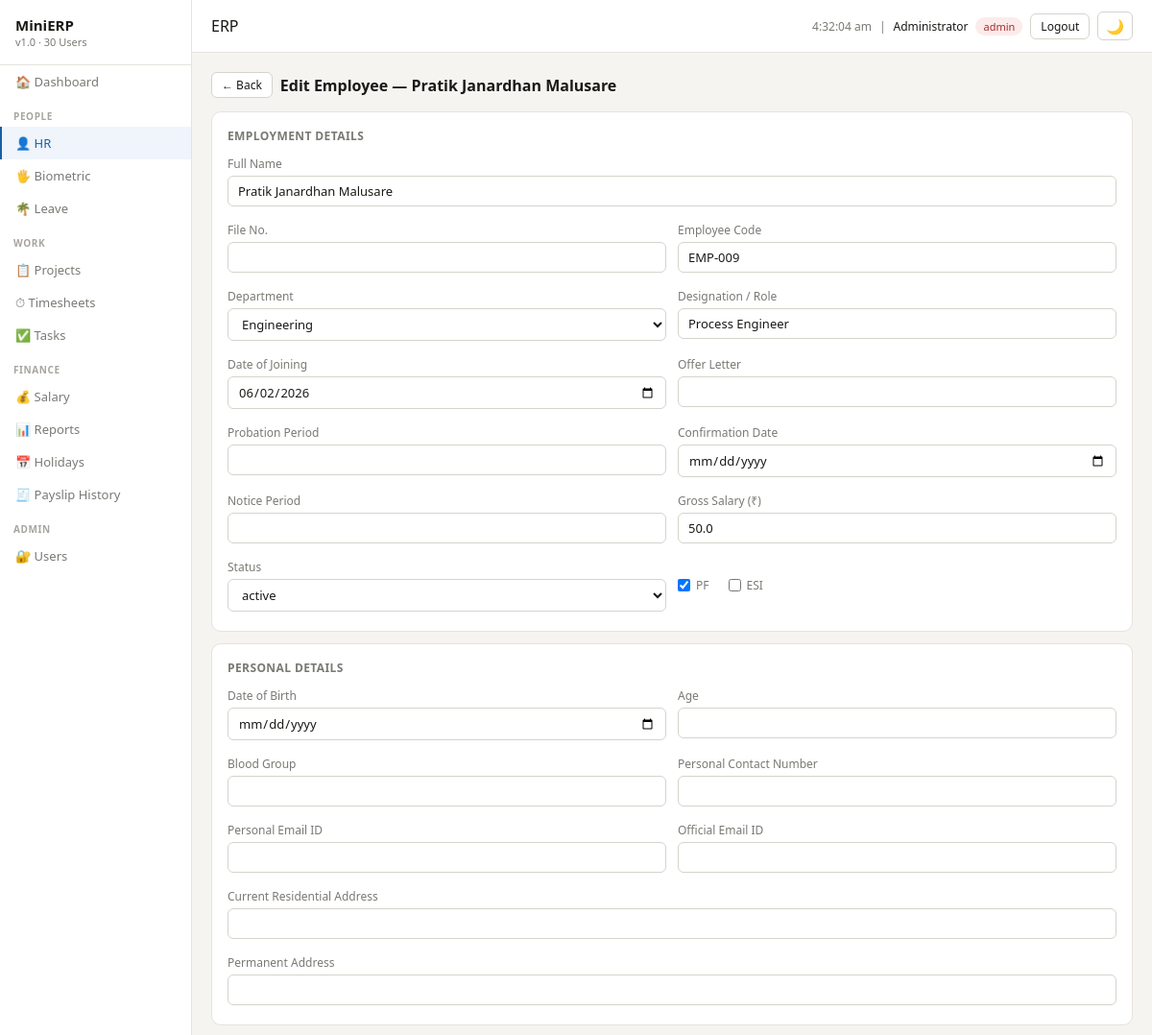
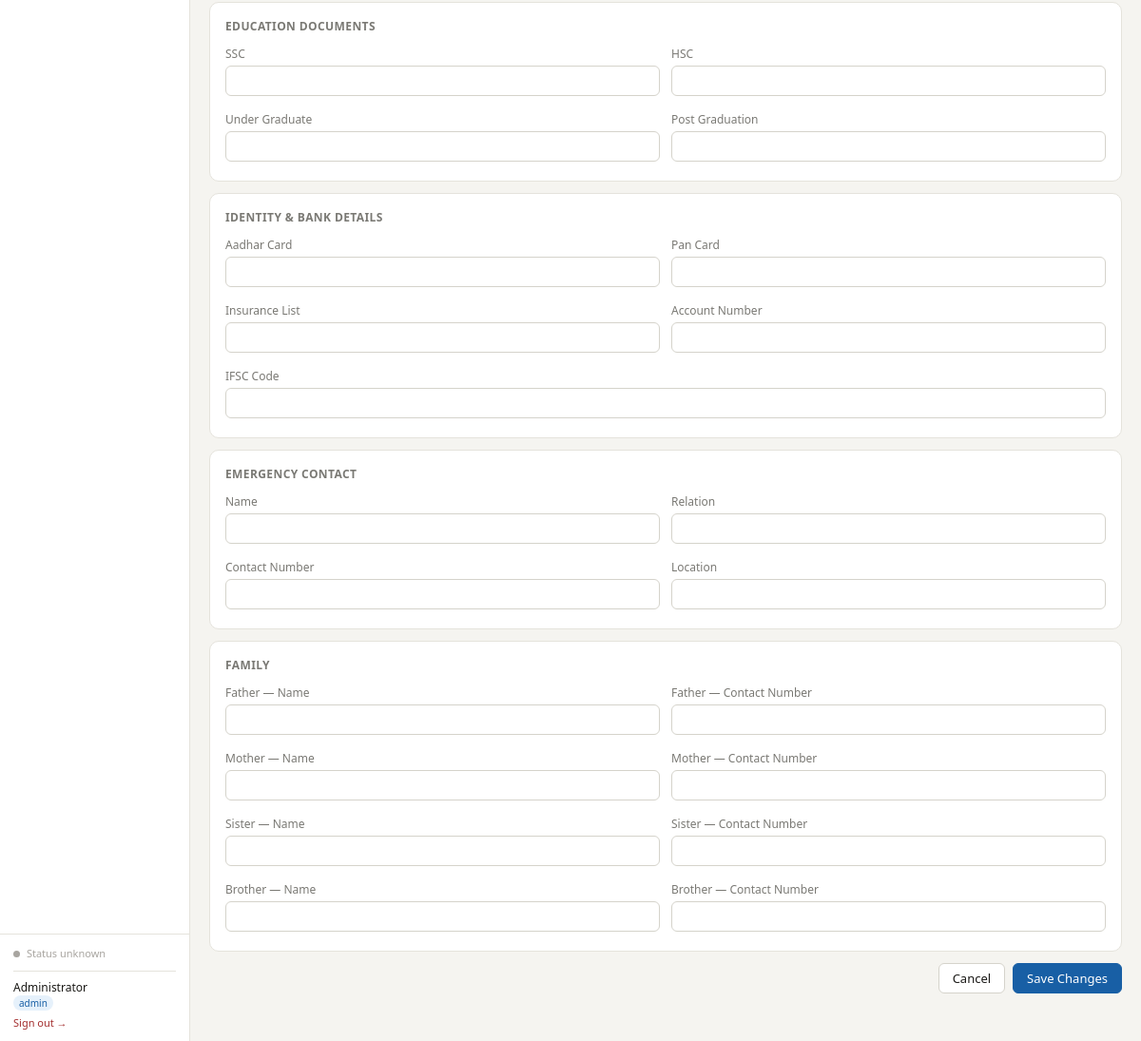
The app's page /hr/edit/9 (signed in) with its own data (2 pictures, top to bottom).
### tables this page shows
CREATE TABLE users (
        id          INTEGER PRIMARY KEY AUTOINCREMENT,
        username    TEXT UNIQUE NOT NULL,
        password    TEXT NOT NULL,
        full_name   TEXT NOT NULL,
        role        TEXT NOT NULL DEFAULT 'user',
        active      INTEGER DEFAULT 1,
        employee_id INTEGER UNIQUE REFERENCES employees(id)
    , must_change_password INTEGER DEFAULT 0, temp_password TEXT);

CREATE TABLE employees (
        id       INTEGER PRIMARY KEY AUTOINCREMENT,
        name     TEXT NOT NULL,
        dept     TEXT NOT NULL,
        role     TEXT NOT NULL,
        join_date TEXT NOT NULL,
        salary   REAL NOT NULL,
        pan      TEXT UNIQUE NOT NULL,
        pf       INTEGER DEFAULT 1,
        esi      INTEGER DEFAULT 0,
        status   TEXT DEFAULT 'active'
    , employee_code TEXT, essl_user_id TEXT, file_no TEXT, dob TEXT, age INTEGER, blood_group TEXT, probation_period TEXT, confirmation_date TEXT, notice_period TEXT, personal_contact TEXT, personal_email TEXT, official_email TEXT, current_address TEXT, permanent_address TEXT, offer_letter TEXT, aadhar_card TEXT, pan_card_note TEXT, insurance_list TEXT, account_number TEXT, ifsc_code TEXT, edu_ssc TEXT, edu_hsc TEXT, edu_ug TEXT, edu_pg TEXT, emergency_name TEXT, emergency_relation TEXT, emergency_contact TEXT, emergency_location TEXT, father_name TEXT, father_contact TEXT, mother_name TEXT, mother_contact TEXT, sister_name TEXT, sister_contact TEXT, brother_name TEXT, brother_contact TEXT);

### modules/hr.py (the view, shortened to what this page needs)
@hr_bp.route("/edit/<int:emp_id>", methods=["GET","POST"])
@roles_required("admin","hr")
def edit(emp_id):
    conn = get_conn()
    emp  = conn.execute("SELECT * FROM employees WHERE id=?", (emp_id,)).fetchone()
    if not emp:
        flash("Employee not found.", "error")
        return redirect(url_for("hr.index"))
    conn.close()
    return render_template("hr_edit.html", emp=emp)

### templates/hr_edit.html
{% extends "base.html" %}
{% set active = "hr" %}
{% block content %}
<div class="flex" style="margin-bottom:14px">
  <a href="/hr" class="btn btn-sm">← Back</a>
  <h2 style="font-size:16px;font-weight:600">Edit Employee — {{ emp.name }}</h2>
</div>
<form method="POST">
  <div class="card">
    <div class="card-title">Employment Details</div>
    <div class="form-grid cols-2">
      <div class="form-field span-2"><label>Full Name</label><input name="name" value="{{ emp.name }}" required></div>
      <div class="form-field"><label>File No.</label><input name="file_no" value="{{ emp.file_no or '' }}"></div>
      <div class="form-field"><label>Employee Code</label><input name="employee_code" value="{{ emp.employee_code or '' }}" placeholder="e.g. EMP-018"></div>
      <div class="form-field"><label>Department</label>
        <select name="dept">{% for d in ["Engineering","Projects","HR","Accounts","Admin","Operations"] %}<option {{ 'selected' if emp.dept==d }}>{{ d }}</option>{% endfor %}</select>
      </div>
      <div class="form-field"><label>Designation / Role</label><input name="role" value="{{ emp.role }}"></div>
      <div class="form-field"><label>Date of Joining</label><input type="date" name="join_date" value="{{ emp.join_date }}"></div>
      <div class="form-field"><label>Offer Letter</label><input name="offer_letter" value="{{ emp.offer_letter or '' }}"></div>
      <div class="form-field"><label>Probation Period</label><input name="probation_period" value="{{ emp.probation_period or '' }}"></div>
      <div class="form-field"><label>Confirmation Date</label><input type="date" name="confirmation_date" value="{{ emp.confirmation_date or '' }}"></div>
      <div class="form-field"><label>Notice Period</label><input name="notice_period" value="{{ emp.notice_period or '' }}"></div>
      <div class="form-field"><label>Gross Salary (₹)</label><input type="number" name="salary" value="{{ emp.salary }}"></div>
      <div class="form-field"><label>Status</label>
        <select name="status"><option {{ 'selected' if emp.status=='active' }}>active</option><option {{ 'selected' if emp.status=='on-leave' }}>on-leave</option><option {{ 'selected' if emp.status=='inactive' }}>inactive</option></select>
      </div>
      <div class="form-field flex" style="align-items:center;gap:20px">
        <label style="display:flex;align-items:center;gap:6px;margin:0;cursor:pointer"><input type="checkbox" name="pf" style="width:auto" {{ 'checked' if emp.pf }}> PF</label>
        <label style="display:flex;align-items:center;gap:6px;margin:0;cursor:pointer"><input type="checkbox" name="esi" style="width:auto" {{ 'checked' if emp.esi }}> ESI</label>
      </div>
    </div>
  </div>
  <div class="card">
    <div class="card-title">Personal Details</div>
    <div class="form-grid cols-2">
      <div class="form-field"><label>Date of Birth</label><input type="date" name="dob" value="{{ emp.dob or '' }}"></div>
      <div class="form-field"><label>Age</label><input type="number" name="age" value="{{ emp.age or '' }}" min="0"></div>
      <div class="form-field"><label>Blood Group</label><input name="blood_group" value="{{ emp.blood_group or '' }}"></div>
      <div class="form-field"><label>Personal Contact Number</label><input name="personal_contact" value="{{ emp.personal_contact or '' }}"></div>
      <div class="form-field"><label>Personal Email ID</label><input type="email" name="personal_email" value="{{ emp.personal_email or '' }}"></div>
      <div class="form-field"><label>Official Email ID</label><input type="email" name="official_email" value="{{ emp.official_email or '' }}"></div>
      <div class="form-field span-2"><label>Current Residential Address</label><input name="current_address" value="{{ emp.current_address or '' }}"></div>
      <div class="form-field span-2"><label>Permanent Address</label><input name="permanent_address" value="{{ emp.permanent_address or '' }}"></div>
    </div>
  </div>
  <div class="card">
    <div class="card-title">Education Documents</div>
    <div class="form-grid cols-2">
      <div class="form-field"><label>SSC</label><input name="edu_ssc" value="{{ emp.edu_ssc or '' }}"></div>
      <div class="form-field"><label>HSC</label><input name="edu_hsc" value="{{ emp.edu_hsc or '' }}"></div>
      <div class="form-field"><label>Under Graduate</label><input name="edu_ug" value="{{ emp.edu_ug or '' }}"></div>
      <div class="form-field"><label>Post Graduation</label><input name="edu_pg" value="{{ emp.edu_pg or '' }}"></div>
    </div>
  </div>
  <div class="card">
    <div class="card-title">Identity & Bank Details</div>
    <div class="form-grid cols-2">
      <div class="form-field"><label>Aadhar Card</label><input name="aadhar_card" value="{{ emp.aadhar_card or '' }}"></div>
      <div class="form-field"><label>Pan Card</label><input name="pan_card_note" value="{{ emp.pan_card_note or '' }}"></div>
      <div class="form-field"><label>Insurance List</label><input name="insurance_list" value="{{ emp.insurance_list or '' }}"></div>
      <div class="form-field"><label>Account Number</label><input name="account_number" value="{{ emp.account_number or '' }}"></div>
      <div class="form-field span-2"><label>IFSC Code</label><input name="ifsc_code" value="{{ emp.ifsc_code or '' }}"></div>
    </div>
  </div>
  <div class="card">
    <div class="card-title">Emergency Contact</div>
    <div class="form-grid cols-2">
      <div class="form-field"><label>Name</label><input name="emergency_name" value="{{ emp.emergency_name or '' }}"></div>
      <div class="form-field"><label>Relation</label><input name="emergency_relation" value="{{ emp.emergency_relation or '' }}"></div>
      <div class="form-field"><label>Contact Number</label><input name="emergency_contact" value="{{ emp.emergency_contact or '' }}"></div>
      <div class="form-field"><label>Location</label><input name="emergency_location" value="{{ emp.emergency_location or '' }}"></div>
    </div>
  </div>
  <div class="card">
    <div class="card-title">Family</div>
    <div class="form-grid cols-2">
      <div class="form-field"><label>Father — Name</label><input name="father_name" value="{{ emp.father_name or '' }}"></div>
      <div class="form-field"><label>Father — Contact Number</label><input name="father_contact" value="{{ emp.father_contact or '' }}"></div>
      <div class="form-field"><label>Mother — Name</label><input name="mother_name" value="{{ emp.mother_name or '' }}"></div>
      <div class="form-field"><label>Mother — Contact Number</label><input name="mother_contact" value="{{ emp.mother_contact or '' }}"></div>
      <div class="form-field"><label>Sister — Name</label><input name="sister_name" value="{{ emp.sister_name or '' }}"></div>
      <div class="form-field"><label>Sister — Contact Number</label><input name="sister_contact" value="{{ emp.sister_contact or '' }}"></div>
      <div class="form-field"><label>Brother — Name</label><input name="brother_name" value="{{ emp.brother_name or '' }}"></div>
      <div class="form-field"><label>Brother — Contact Number</label><input name="brother_contact" value="{{ emp.brother_contact or '' }}"></div>
    </div>
  </div>
  <div class="flex" style="justify-content:flex-end;gap:8px;margin-bottom:30px">
    <a href="/hr" class="btn">Cancel</a>
    <button class="btn btn-primary" type="submit">Save Changes</button>
  </div>
</form>
{% endblock %}

### templates/base.html (shortened to what this page needs)
<!DOCTYPE html>
<html lang="en">
<head>
</head>
<body>
<div class="sidebar">
  <div class="logo">MiniERP <span>v1.0 · 30 Users</span></div>
  <nav class="nav">
    <a href="/dashboard" class="{{ 'active' if active=='dashboard' }}">🏠 Dashboard</a>
    <div class="nav-section">People</div>
    <a href="/hr"        class="{{ 'active' if active=='hr' }}">👤 HR</a>
    <a href="/biometric" class="{{ 'active' if active=='biometric' }}">🖐 Biometric</a>
    {% if current_user.can('leave') %}
    <a href="/leave"     class="{{ 'active' if active=='leave' }}">🌴 Leave</a>
    {% endif %}
    <div class="nav-section">Work</div>
    {% if current_user.can('projects') %}
    <a href="/projects"  class="{{ 'active' if active=='projects' }}">📋 Projects</a>
    {% endif %}
    {% if current_user.can('timesheet') %}
    <a href="/timesheet" class="{{ 'active' if active=='timesheet' }}">⏱ Timesheets</a>
    {% endif %}
    {% if current_user.can('tasks') or current_user.is_hr %}
    <a href="/tasks" class="{{ 'active' if active=='tasks' }}">✅ Tasks</a>
    {% endif %}
    <div class="nav-section">Finance</div>
    <a href="/salary"    class="{{ 'active' if active=='salary' }}">💰 Salary</a>
    <a href="/reports"   class="{{ 'active' if active=='reports' }}">📊 Reports</a>
    {% if current_user.is_hr %}
    <a href="/holidays"  class="{{ 'active' if active=='holidays' }}">📅 Holidays</a>
    <a href="/salary/history" class="{{ 'active' if active=='payslip_history' }}">🧾 Payslip History</a>
    {% endif %}
    {% if current_user.is_authenticated and current_user.is_admin %}
    <div class="nav-section">Admin</div>
    <a href="/users"     class="{{ 'active' if active=='users' }}">🔐 Users</a>
    {% endif %}
  </nav>
  <div class="sidebar-footer">
    <div id="essl-status" style="line-height:1.5">
      <span id="essl-dot" class="sync-dot" style="background:#A8A5A0"></span>
      <span id="essl-label" style="font-size:11px;color:var(--text2)">Checking…</span><br>
    </div>
    {% if current_user.is_authenticated %}
    <div style="margin-top:10px;padding-top:8px;border-top:1px solid var(--border)">
      <div style="font-size:12px;color:var(--text);font-weight:500">{{ current_user.full_name }}</div>
      <div style="font-size:11px;color:var(--text2);margin-bottom:6px">
        <span style="background:#E6F1FB;color:#185FA5;padding:1px 6px;border-radius:10px;font-size:10px">{{ current_user.role }}</span>
      </div>
      <a href="/logout" style="font-size:11px;color:#A32D2D">Sign out →</a>
    </div>
    {% endif %}
  </div>
</div>
<div class="main">
  <div class="topbar">
    <h1>{{ title | default("ERP") }}</h1>
    <div class="flex">
      <span style="font-size:12px;color:#7A7974" id="clock"></span>
      {% if current_user.is_authenticated %}
      <span style="font-size:12px;color:#7A7974">|</span>
      <span style="font-size:12px;font-weight:500">{{ current_user.full_name }}</span>
      <span class="badge {{ 'badge-red' if current_user.role=='admin' else 'badge-blue' if current_user.role=='hr' else 'badge-gray' }}">{{ current_user.role }}</span>
      <a href="/logout" class="btn btn-sm" style="font-size:12px">Logout</a>
      {% endif %}
      <button id="theme-toggle" class="btn btn-sm" onclick="toggleDark()" title="Toggle dark mode" style="font-size:15px;padding:4px 8px">🌙</button>
    </div>
  </div>
  <div class="content">
    {% block content %}{% endblock %}
  </div>
</div>
</body>
</html>

### records on screen
users: full_name "Administrator", role "admin"
employees: name "Pratik Janardhan Malusare", employee_code "EMP-009", role "Process Engineer", join_date "06/02/2026", salary "50.0"

### other values on screen
{{ title | default("ERP") }} "ERP"
form field dept "Engineering"
